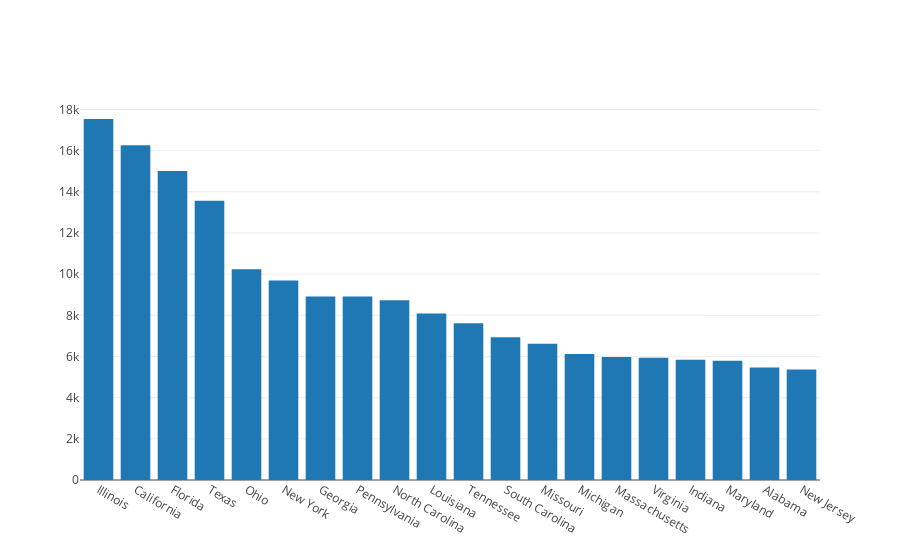

Notebook source saved alongside this figure:
### Markdown cell above
## 1.4枪支暴力冲突数量最多的前20个州

### Code cell
temp = df["state"].value_counts().head(20)
#temp.iplot(kind='bar', xTitle = 'State name', yTitle = "No. of incidents", title = 'Top 20 States with highest number of Gun Violence',color="Red")trace1

trace_top20=go.Bar(x=temp.index, y=temp.values)
data=[trace_top20]
iplot(data,filename='枪支暴力冲突数量最多的前20个州')

### Figure 1 — Plotly figure (JSON) as saved in the notebook; plotly's stock layout.template omitted (floating-point values rounded to 4 significant figures)
{"data": [{"type": "bar", "x": ["Illinois", "California", "Florida", "Texas", "Ohio", "New York", "Georgia", "Pennsylvania", "North Carolina", "Louisiana", "Tennessee", "South Carolina", "Missouri", "Michigan", "Massachusetts", "Virginia", "Indiana", "Maryland", "Alabama", "New Jersey"], "y": [17538, 16267, 15016, 13566, 10234, 9696, 8919, 8909, 8727, 8094, 7616, 6934, 6621, 6122, 5981, 5943, 5845, 5793, 5469, 5373]}], "layout": {}}
